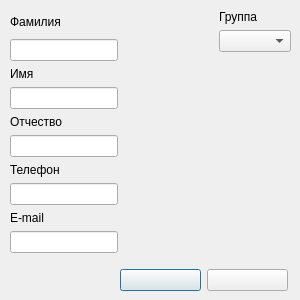
<?xml version="1.0" encoding="UTF-8"?>
<ui version="4.0">
 <class>InsertStudent</class>
 <widget class="QDialog" name="InsertStudent">
  <property name="geometry">
   <rect>
    <x>0</x>
    <y>0</y>
    <width>300</width>
    <height>300</height>
   </rect>
  </property>
  <property name="windowTitle">
   <string>Dialog</string>
  </property>
  <widget class="QWidget" name="horizontalLayoutWidget">
   <property name="geometry">
    <rect>
     <x>120</x>
     <y>240</y>
     <width>168</width>
     <height>80</height>
    </rect>
   </property>
   <layout class="QHBoxLayout" name="horizontalLayout">
    <item>
     <widget class="QPushButton" name="pushButton">
      <property name="text">
       <string/>
      </property>
     </widget>
    </item>
    <item>
     <widget class="QPushButton" name="pushButtonAction">
      <property name="text">
       <string/>
      </property>
     </widget>
    </item>
   </layout>
  </widget>
  <widget class="QWidget" name="horizontalLayoutWidget_2">
   <property name="geometry">
    <rect>
     <x>10</x>
     <y>10</y>
     <width>281</width>
     <height>243</height>
    </rect>
   </property>
   <layout class="QHBoxLayout" name="horizontalLayout_2">
    <item>
     <layout class="QVBoxLayout" name="verticalLayout">
      <item>
       <layout class="QVBoxLayout" name="verticalLayout_2">
        <item>
         <widget class="QLabel" name="label">
          <property name="text">
           <string>Фамилия</string>
          </property>
         </widget>
        </item>
        <item>
         <widget class="QLineEdit" name="lineEditLastname"/>
        </item>
        <item>
         <layout class="QVBoxLayout" name="verticalLayout_6">
          <item>
           <widget class="QLabel" name="label_6">
            <property name="text">
             <string>Имя</string>
            </property>
           </widget>
          </item>
          <item>
           <widget class="QLineEdit" name="lineEditFirstname"/>
          </item>
         </layout>
        </item>
        <item>
         <layout class="QVBoxLayout" name="verticalLayout_7">
          <item>
           <widget class="QLabel" name="label_7">
            <property name="text">
             <string>Отчество</string>
            </property>
           </widget>
          </item>
          <item>
           <widget class="QLineEdit" name="lineEditPatronymic"/>
          </item>
         </layout>
        </item>
        <item>
         <layout class="QVBoxLayout" name="verticalLayout_8">
          <item>
           <widget class="QLabel" name="labelPhone">
            <property name="text">
             <string>Телефон</string>
            </property>
           </widget>
          </item>
          <item>
           <widget class="QLineEdit" name="lineEditPhone"/>
          </item>
         </layout>
        </item>
        <item>
         <layout class="QVBoxLayout" name="verticalLayout_3">
          <item>
           <widget class="QLabel" name="label_3">
            <property name="text">
             <string>E-mail</string>
            </property>
           </widget>
          </item>
          <item>
           <widget class="QLineEdit" name="lineEditEmail"/>
          </item>
         </layout>
        </item>
       </layout>
      </item>
     </layout>
    </item>
    <item>
     <spacer name="horizontalSpacer">
      <property name="orientation">
       <enum>Qt::Horizontal</enum>
      </property>
      <property name="sizeHint" stdset="0">
       <size>
        <width>0</width>
        <height>0</height>
       </size>
      </property>
     </spacer>
    </item>
    <item>
     <layout class="QVBoxLayout" name="verticalLayout_9">
      <item>
       <widget class="QLabel" name="label_9">
        <property name="text">
         <string>Группа</string>
        </property>
       </widget>
      </item>
      <item>
       <widget class="QComboBox" name="comboBoxGrops"/>
      </item>
      <item>
       <spacer name="verticalSpacer">
        <property name="orientation">
         <enum>Qt::Vertical</enum>
        </property>
        <property name="sizeHint" stdset="0">
         <size>
          <width>20</width>
          <height>40</height>
         </size>
        </property>
       </spacer>
      </item>
     </layout>
    </item>
   </layout>
  </widget>
 </widget>
 <resources/>
 <connections/>
</ui>
